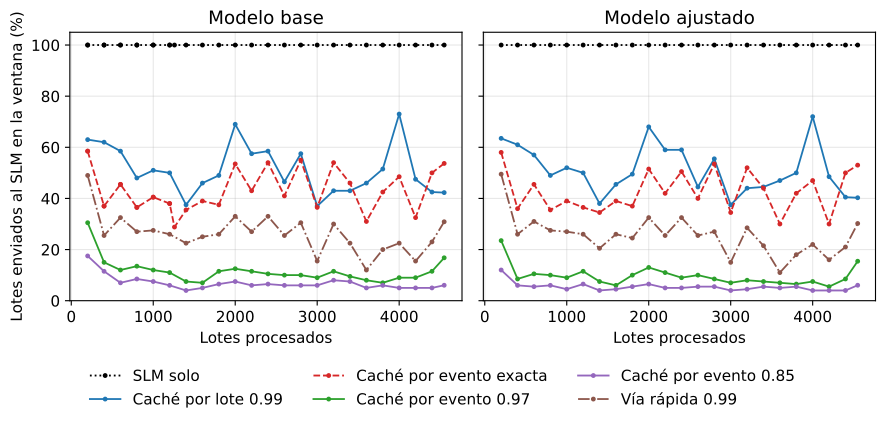

The script that saved this image:
"""Figura de la sección 4.5.3: uso del SLM a lo largo del flujo.

Lee growth.csv (generado por simulation/analyze_experiment.py) y grafica, por ventanas de
200 lotes, el porcentaje de lotes enviados al SLM frente a los lotes procesados, con un
panel por modelo (base y ajustado).

Uso (desde slm-pipeline-thesis/):
  ../Tesis/TesisPipelineDev/scripts/.venv/bin/python figs/resultados/uso_slm_flujo.py \
      ../Tesis/TesisPipelineDev/scripts/analysis/experiments/qwen35_stream_qwen3emb06b_batchinj/report/growth.csv
"""
import csv
import sys
from collections import defaultdict
from pathlib import Path

import matplotlib
matplotlib.use("Agg")
import matplotlib.pyplot as plt

SERIES = [  # (config en growth.csv, etiqueta, color, estilo)
    ("slm", "SLM solo", "#000000", ":"),
    ("batch:0.99", "Caché por lote 0.99", "#1f77b4", "-"),
    ("event:exact", "Caché por evento exacta", "#d62728", "--"),
    ("event:0.97", "Caché por evento 0.97", "#2ca02c", "-"),
    ("event:0.85", "Caché por evento 0.85", "#9467bd", "-"),
    ("fastpath:0.99", "Vía rápida 0.99", "#8c564b", "-."),
]
MODELS = [("qwen35", "Modelo base"), ("qwen35_logft", "Modelo ajustado")]


def load(path):
    data = defaultdict(list)  # (model, config) -> [(lotes procesados, % al SLM)]
    with open(path, encoding="utf-8") as f:
        for row in csv.DictReader(f):
            end = int(row["first_batch"]) + int(row["batches"])
            data[(row["model"], row["config"])].append((end, 100 * float(row["slm_share"])))
    for key in data:
        data[key].sort()
    return data


def main(growth_csv, out_pdf):
    data = load(growth_csv)
    plt.rcParams.update({"font.size": 11})
    fig, axes = plt.subplots(1, 2, figsize=(9, 4.2), sharey=True)
    for ax, (model, title) in zip(axes, MODELS):
        for config, label, color, style in SERIES:
            pts = data.get((model, config))
            if not pts:
                raise SystemExit(f"Falta {model} / {config} en {growth_csv}")
            xs, ys = zip(*pts)
            ax.plot(xs, ys, style, color=color, label=label, marker="o", markersize=2.5, linewidth=1.3)
        ax.set_title(title)
        ax.set_xlabel("Lotes procesados")
        ax.set_ylim(0, 105)
        ax.grid(alpha=0.3)
    axes[0].set_ylabel("Lotes enviados al SLM en la ventana (%)")
    handles, labels = axes[0].get_legend_handles_labels()
    fig.legend(handles, labels, loc="lower center", ncol=3, frameon=False, bbox_to_anchor=(0.5, -0.02))
    fig.tight_layout(rect=(0, 0.12, 1, 1))
    fig.savefig(out_pdf, bbox_inches="tight")
    print("guardado", out_pdf)


if __name__ == "__main__":
    growth = sys.argv[1]
    out = sys.argv[2] if len(sys.argv) > 2 else str(Path(__file__).with_name("uso_slm_flujo.pdf"))
    main(growth, out)
